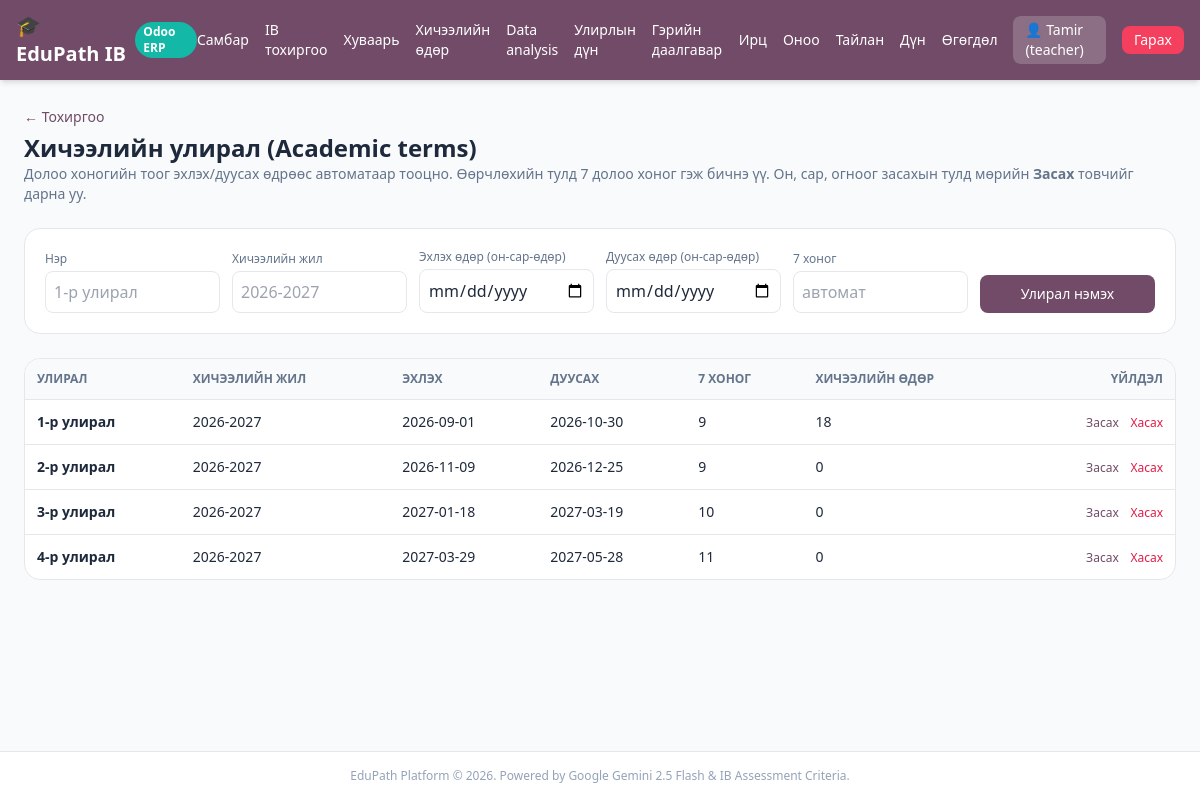
/teacher/setup/terms (signed in), run on the app's committed database.
### tables this page shows
CREATE TABLE users (
        id INTEGER PRIMARY KEY AUTOINCREMENT,
        username TEXT UNIQUE,
        password TEXT,
        role TEXT,
        gemini_api_key TEXT
    , deepseek_api_key TEXT, grade TEXT, name TEXT, surname TEXT, student_code TEXT, email TEXT, gender TEXT, phone TEXT, instagram TEXT, photo_path TEXT);

CREATE TABLE academic_terms (
        id INTEGER PRIMARY KEY AUTOINCREMENT,
        name TEXT NOT NULL,
        school_year TEXT NOT NULL,
        start_date TEXT NOT NULL,
        end_date TEXT NOT NULL,
        weeks INTEGER NOT NULL DEFAULT 6,
        is_active INTEGER NOT NULL DEFAULT 1,
        created_at INTEGER
    );

### app.py (the view)
@app.get("/teacher/setup/terms", response_class=HTMLResponse)
def teacher_terms_page(request: Request, user: dict = Depends(get_current_user),
                       db: sqlite3.Connection = Depends(get_db)):
    if not user or user["role"] != "teacher":
        return RedirectResponse("/login")
    rows = []
    for term in _all_terms(db):
        item = dict(term)
        item["sessions"] = db.execute(
            "SELECT COUNT(*) FROM lesson_sessions WHERE term_id = ?", (term["id"],)
        ).fetchone()[0]
        rows.append(item)
    return templates.TemplateResponse(
        request=request, name="teacher_terms.html",
        context={"user": user, "terms": rows},
    )

### templates/teacher_terms.html (shortened to what this page needs)
{% extends "base.html" %}
{% block content %}
<div class="space-y-6">
  <div>
    <a href="/teacher/setup" class="text-sm text-[#714B67] hover:underline">&larr; Тохиргоо</a>
    <h1 class="text-2xl font-black mt-1">Хичээлийн улирал (Academic terms)</h1>
    <p class="text-sm text-slate-500">Долоо хоногийн тоог эхлэх/дуусах өдрөөс автоматаар тооцно. Өөрчлөхийн тулд 7 долоо хоног гэж бичнэ үү. Он, сар, огноог засахын тулд мөрийн <b>Засах</b> товчийг дарна уу.</p>
  </div>
  <form method="POST" action="/teacher/setup/terms" class="bg-white p-5 rounded-2xl border grid grid-cols-2 md:grid-cols-6 gap-3 items-end">
    <div><label class="block text-xs text-slate-500 mb-1">Нэр</label><input name="name" placeholder="1-р улирал" required class="w-full px-2 py-2 border rounded-lg"></div>
    <div><label class="block text-xs text-slate-500 mb-1">Хичээлийн жил</label><input name="school_year" placeholder="2026-2027" class="w-full px-2 py-2 border rounded-lg"></div>
    <div><label class="block text-xs text-slate-500 mb-1">Эхлэх өдөр (он-сар-өдөр)</label><input type="date" name="start_date" required class="w-full px-2 py-2 border rounded-lg"></div>
    <div><label class="block text-xs text-slate-500 mb-1">Дуусах өдөр (он-сар-өдөр)</label><input type="date" name="end_date" required class="w-full px-2 py-2 border rounded-lg"></div>
    <div><label class="block text-xs text-slate-500 mb-1">7 хоног</label><input name="weeks" placeholder="автомат" class="w-full px-2 py-2 border rounded-lg"></div>
    <button class="bg-[#714B67] text-white px-4 py-2 rounded-lg text-sm h-[38px]">Улирал нэмэх</button>
  </form>
  <div class="bg-white rounded-2xl border overflow-x-auto">
    <table class="w-full text-sm">
      <thead class="bg-slate-50 text-slate-500 text-xs uppercase">
        <tr><th class="p-3 text-left">Улирал</th><th class="p-3 text-left">Хичээлийн жил</th><th class="p-3 text-left">Эхлэх</th><th class="p-3 text-left">Дуусах</th><th class="p-3 text-left">7 хоног</th><th class="p-3 text-left">Хичээлийн өдөр</th><th class="p-3 text-right">Үйлдэл</th></tr>
      </thead>
      <tbody>
        {% for t in terms %}
        <tr class="border-t">
          <td class="p-3 font-bold">
            <span class="inline-view-only">{{ t.name }}</span>
          </td>
          <td class="p-3">
            <span class="inline-view-only">{{ t.school_year }}</span>
          </td>
          <td class="p-3">
            <span class="inline-view-only">{{ t.start_date }}</span>
          </td>
          <td class="p-3">
            <span class="inline-view-only">{{ t.end_date }}</span>
          </td>
          <td class="p-3">
            <span class="inline-view-only">{{ t.weeks }}</span>
          </td>
          <td class="p-3">{{ t.sessions }}</td>
          <td class="p-3 text-right whitespace-nowrap">
            <span class="inline-view-only">
              <button type="button" onclick="editRow(this)" class="text-[#714B67] hover:underline text-xs">Засах</button>
              <form method="POST" action="/teacher/setup/terms/{{ t.id }}/delete" onsubmit="return confirm('{{ t.name }}-ийг хасах уу? Бүх оноо устах болно.')" class="inline">
                <button class="text-rose-600 hover:underline text-xs ml-2">Хасах</button>
              </form>
            </span>
          </td>
        </tr>
        {% endfor %}
      </tbody>
    </table>
  </div>
</div>
{% endblock %}

### templates/base.html (shortened to what this page needs)
<!DOCTYPE html>
<html lang="mn">
<head>
  <script src="https://cdn.tailwindcss.com"></script>
</head>
<body class="bg-slate-50 text-slate-800 min-h-screen flex flex-col">
  <nav class="bg-[#714B67] text-white shadow-md">
    <div class="max-w-7xl mx-auto px-4 py-3 flex justify-between items-center">
      <a href="/" class="flex items-center space-x-2 font-bold text-xl">
        <span>🎓 EduPath IB</span>
        <span class="text-xs bg-teal-500 text-white px-2 py-0.5 rounded-full">Odoo ERP</span>
      </a>
      <div class="flex items-center space-x-4 text-sm">
        {% if user %}
          {% if user.role == 'teacher' %}
            <a href="/teacher" class="hover:underline">Самбар</a>
            <a href="/teacher/setup" class="hover:underline">IB тохиргоо</a>
            <a href="/teacher/timetable" class="hover:underline">Хуваарь</a>
            <a href="/teacher/sessions" class="hover:underline">Хичээлийн өдөр</a>
            <a href="/teacher/data-analysis" class="hover:underline">Data analysis</a>
            <a href="/teacher/term-grades" class="hover:underline">Улирлын дүн</a>
            <a href="/teacher/homework" class="hover:underline">Гэрийн даалгавар</a>
            <a href="/teacher/attendance" class="hover:underline">Ирц</a>
            <a href="/teacher/scoring" class="hover:underline">Оноо</a>
            <a href="/teacher/reports" class="hover:underline">Тайлан</a>
            <a href="/scores" class="hover:underline">Дүн</a>
            <a href="/teacher/data-transfer" class="hover:underline">Өгөгдөл</a>
          {% else %}
            <a href="/student" class="hover:underline">Самбар</a>
            <a href="/student/data-analysis" class="hover:underline">Data analysis</a>
            <a href="/student/term-grades" class="hover:underline">Улирлын дүн</a>
            <a href="/student/report" class="hover:underline">Миний тайлан</a>
          {% endif %}
          <span class="bg-white/20 px-3 py-1 rounded-lg">👤 {{ user.name or user.username }} ({{ user.role }})</span>
          <a href="/logout" class="bg-rose-500 hover:bg-rose-600 px-3 py-1 rounded-lg transition">Гарах</a>
        {% endif %}
      </div>
    </div>
  </nav>
  <main class="flex-1 max-w-7xl w-full mx-auto p-6">
    {% block content %}{% endblock %}
  </main>
  <footer class="text-center py-4 text-xs text-slate-400 border-t bg-white">
    EduPath Platform &copy; 2026. Powered by Google Gemini 2.5 Flash & IB Assessment Criteria.
  </footer>
</body>
</html>

### data on the page
users: username "Tamir", role "teacher"
academic_terms: name "1-р улирал", school_year "2026-2027", start_date "2026-09-01", end_date "2026-10-30", weeks "9", sessions "18"
academic_terms: name "2-р улирал", school_year "2026-2027", start_date "2026-11-09", end_date "2026-12-25", weeks "9", sessions "0"
academic_terms: name "3-р улирал", school_year "2026-2027", start_date "2027-01-18", end_date "2027-03-19", weeks "10", sessions "0"
academic_terms: name "4-р улирал", school_year "2026-2027", start_date "2027-03-29", end_date "2027-05-28", weeks "11", sessions "0"
